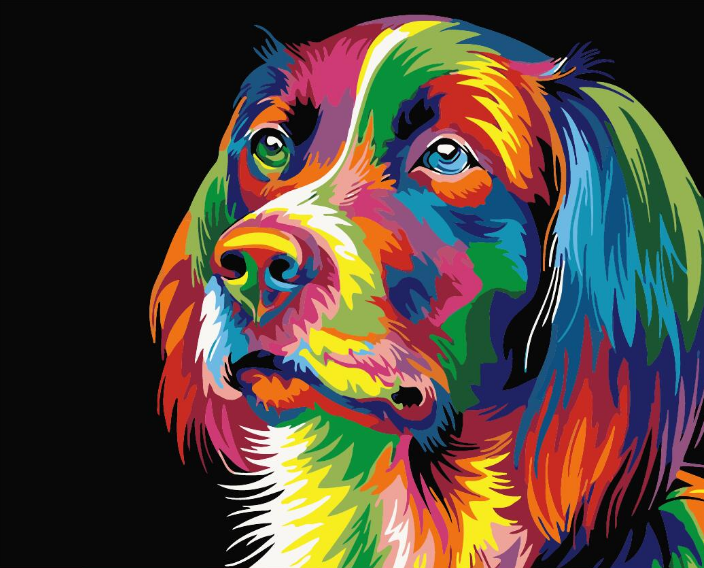
%> input picture Digital image processing using octave/DIP_chapter_three/img.png, 704 x 568 px
$ octave DIP_CH3.m   (GNU Octave 9; MATLAB toolbox functions it lacks are replaced by stand-ins)
%> lines starting %> are read from the running program, lines starting %| are printed output that depends on the picture; in (x1, y1, x2, y2) boxes, pixels count from 0 and x2, y2 are one past the last pixel; in counts of white or black regions, pixels touching at a corner belong together; the program's own positions count from 1
img = imread('img.png');
%> img is the input picture: size 568x704x3 uint8; mean R, G, B 80.7, 67.6, 58.1
imshow(img);
title('Original Image');


%Binary Segmentation using a Fixed Threshold
img = imread('img.png');
bw_img = img > 100;
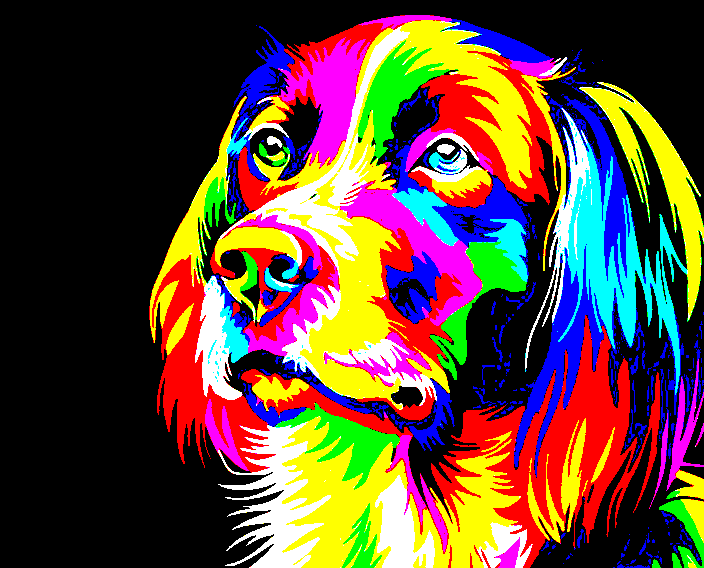
%> bw_img: size 568x704x3 logical; mean R, G, B 0.37, 0.273, 0.217
imshow(uint8(bw_img) * 255);
title('Binary Image (Threshold = 100)');

%Otsu’s Method for Adaptive Thresholding
if ndims(img) == 3
    img = rgb2gray(img);
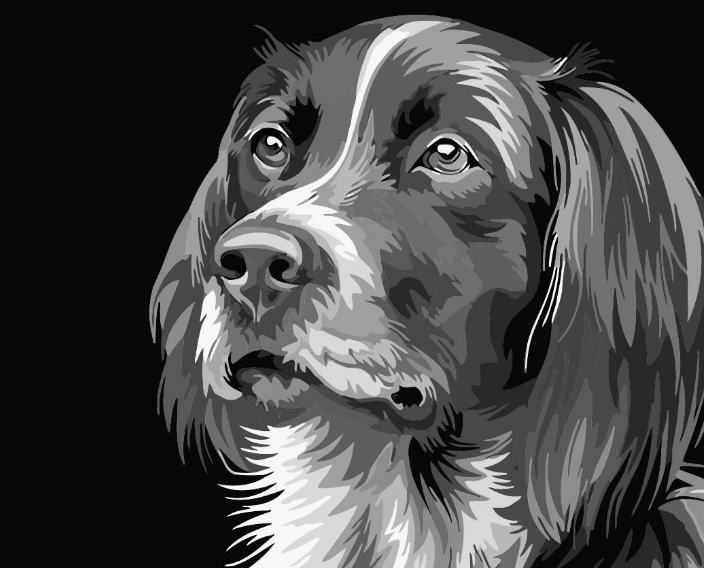
%> img: size 568x704 uint8; min 0, max 255, mean 70.5
end

level = graythresh(img);
%> level = 0.337
bw_otsu = img > level * 255;
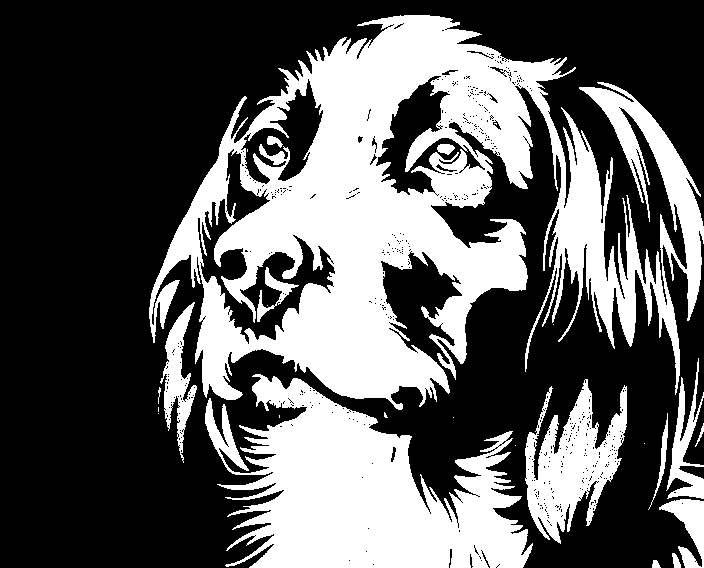
%> bw_otsu: size 568x704 logical; 36.4% white; 25 white regions (11 under 20 px), largest, box (x1, y1, x2, y2) and area: (149, 15, 704, 410) 94865, (205, 374, 533, 568) 35513, (525, 379, 627, 544) 8245
imshow(bw_otsu);
title("Otsu's Thresholding");

%Edge-Based Segmentation
edge_sobel = edge(img, 'sobel');
%> edge_sobel: size 568x704 logical; 3.6% white in thin lines or dots, all inside (x1, y1, x2, y2) = (149, 14, 704, 568)
imshow(edge_sobel);
title('Sobel Edge Detection');

%Canny Edge Detection
edge_canny = edge(img, 'canny');
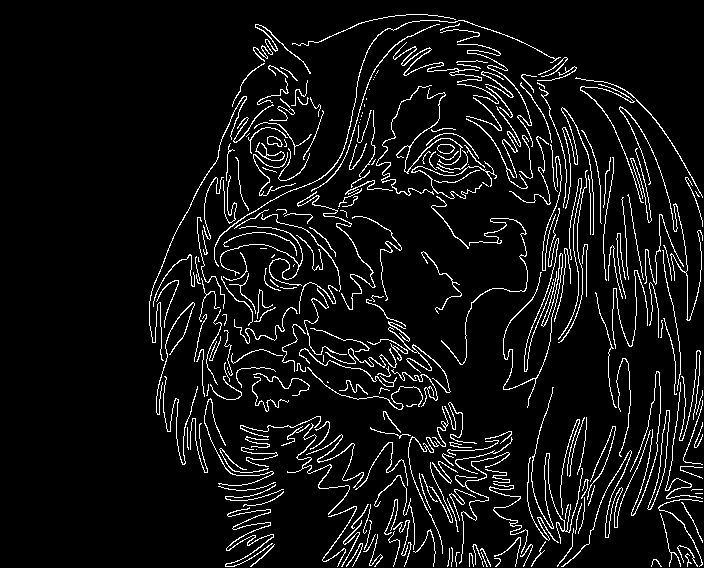
%> edge_canny: size 568x704 logical; 7.1% white in thin lines or dots, all inside (x1, y1, x2, y2) = (149, 14, 703, 567)
imshow(edge_canny);
title('Canny Edge Detection');

pkg load image;
I = im2double(imread('img.png'));
BW = im2bw(I, 0.4);
%> BW: size 568x704 logical; 29.2% white; 55 white regions (31 under 20 px), largest, box (x1, y1, x2, y2) and area: (149, 15, 704, 410) 75386, (205, 399, 533, 568) 28928, (405, 128, 493, 199) 2830
label = bwlabel(BW);
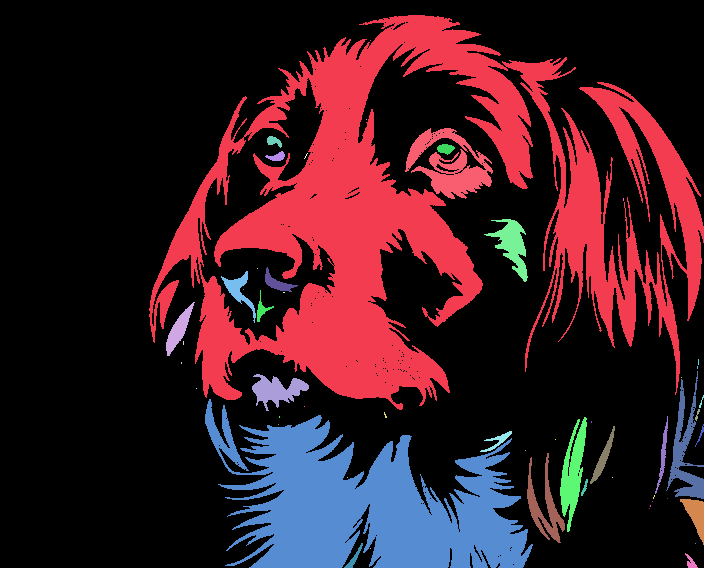
%> label: size 568x704 double; 56 distinct labels, from 0 to 55; one colour per label, 0 black
imshow(label, []);
title('Region Labels after Thresholding');


pkg load signal; % Required for DWT in Octave
img = imread('img.png');
if ndims(img) == 3
    img = rgb2gray(img);
end
img = im2double(img);
%> img: size 568x704 double

wavelets = {'db2', 'sym4'}; % Different wavelet bases

for i = 1:length(wavelets)
    wname = wavelets{i};
    [cA, cH, cV, cD] = dwt2(img, wname);

    figure;
    subplot(2,2,1); imshow(cA, []); title(['Approximation (' wname ')']);
    subplot(2,2,2); imshow(cH, []); title('Horizontal Detail');
    subplot(2,2,3); imshow(cV, []); title('Vertical Detail');
    subplot(2,2,4); imshow(cD, []); title('Diagonal Detail');
end
%> this loop made 2 passes
%> pass 1, `[cA, cH, cV, cD] = dwt2(img, wname);`:
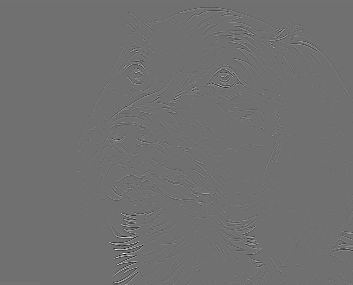
%> cH: size 285x353 double; min -0.817, max 1.03, mean 7.35e-06; drawn with min black and max white
%> pass 1, `[cA, cH, cV, cD] = dwt2(img, wname);`:
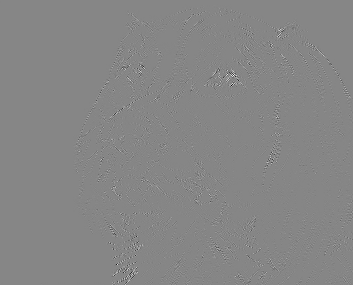
%> cD: size 285x353 double; min -0.462, max 0.416, mean 2.7e-05; drawn with min black and max white
